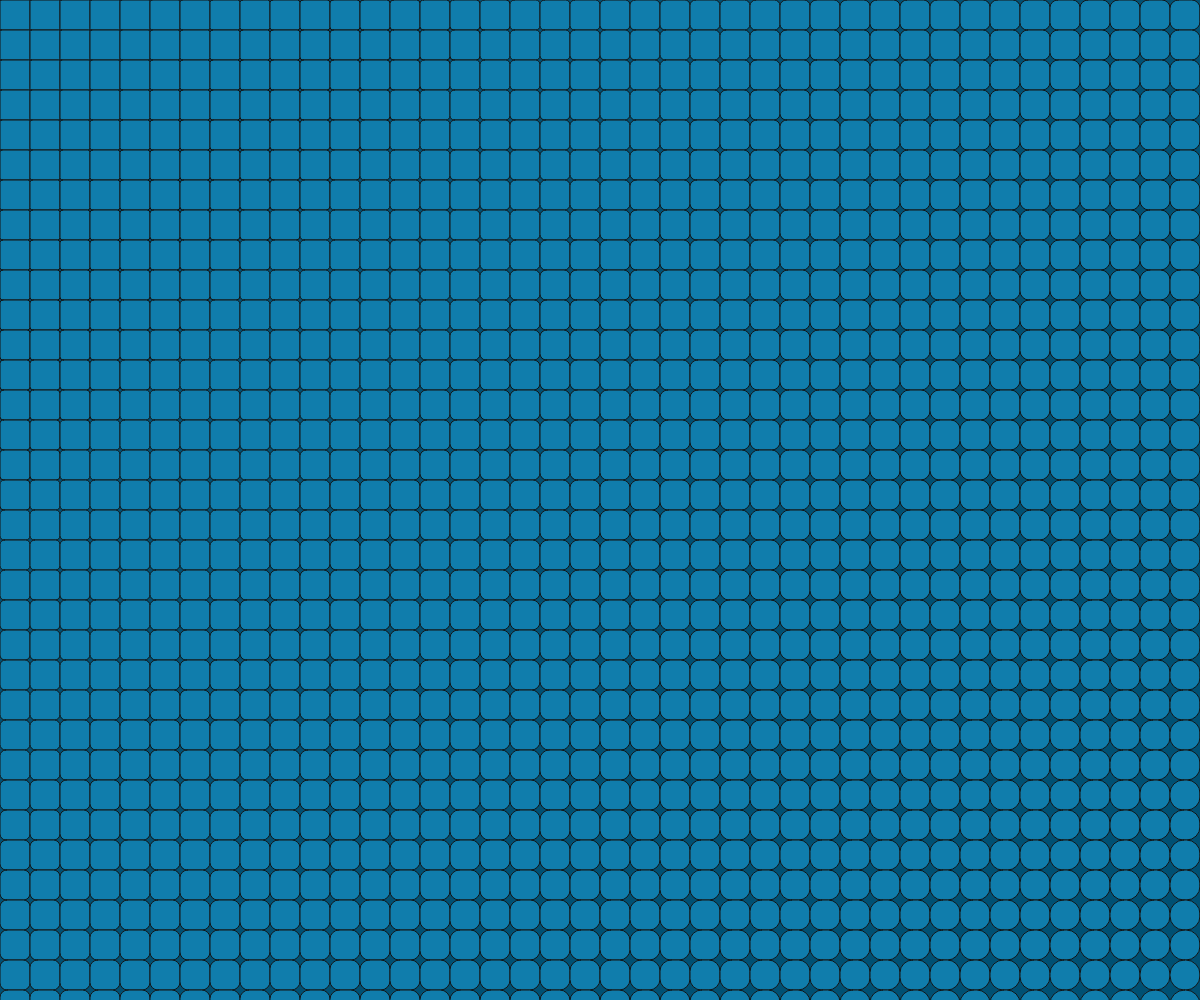
Frame 1 (no input)
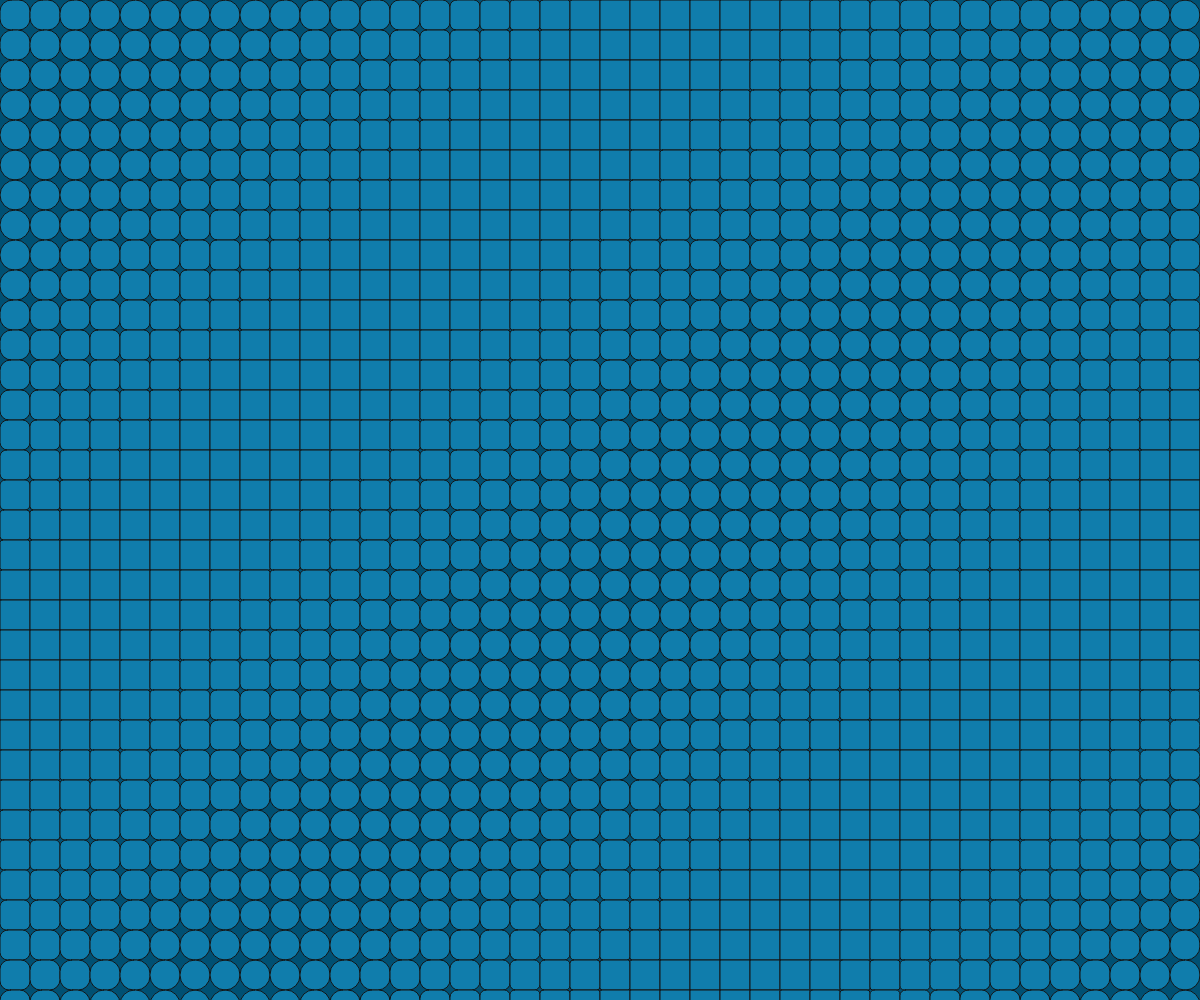
Frame 60 (no input)
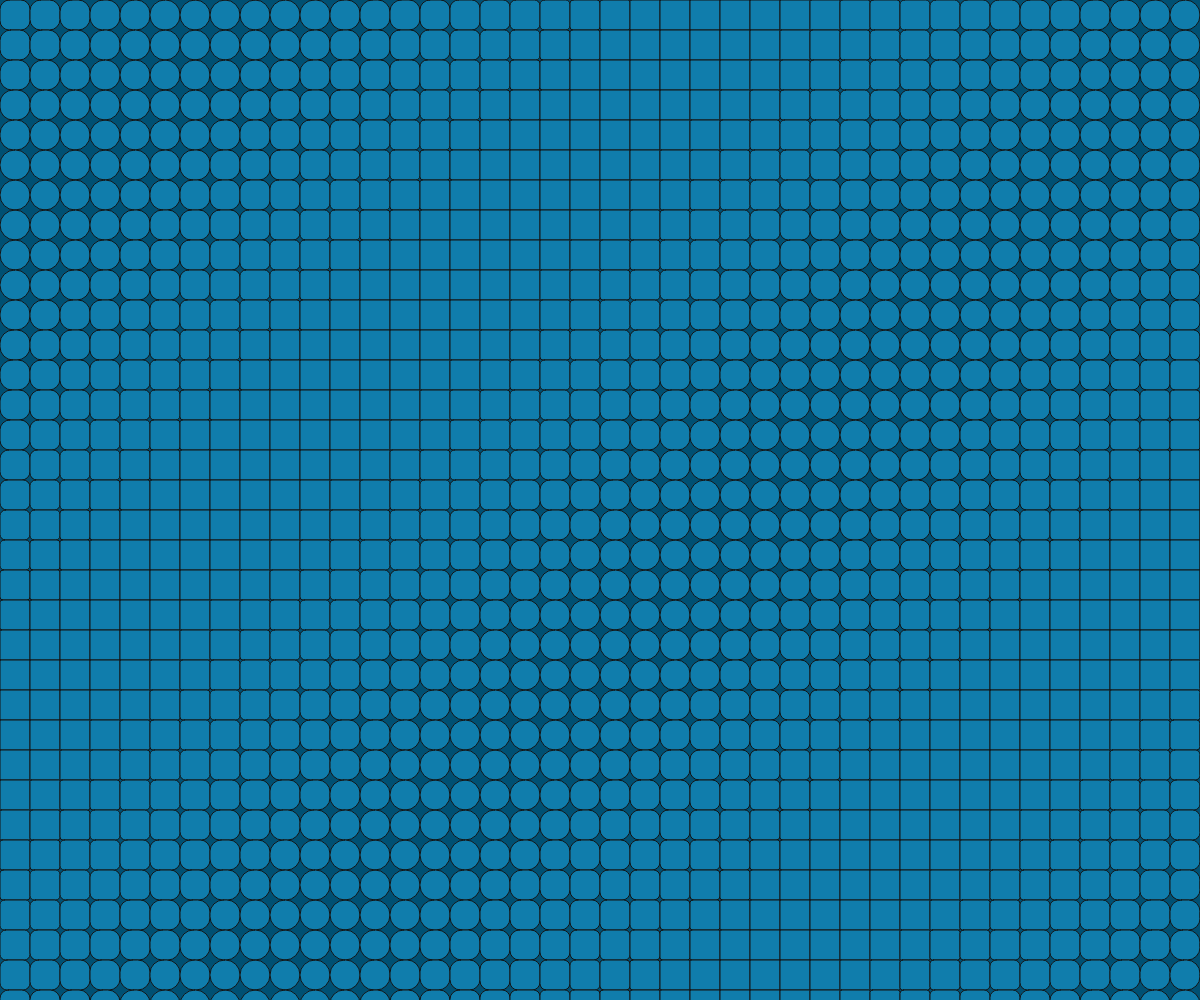
Frame 120 (the mouse pressed at the canvas centre since frame 60)

The p5.js sketch that drew these frames (run headless with seeded random() and noise() and a simulated clock; from frame 60 on, the mouse is pressed at the canvas centre):

// p5.js sketch
// ── sketch.js
let grid;
let rez = 30;
let radius_limit = rez / 2;

function t_array(cols, rows) {
	let array = new Array(cols);
	for (let i = 0; i < cols; i++) {
		array[i] = new Array(rows);
	}

	return array;
}

function setup() {
	createCanvas(windowWidth, windowHeight);
	let cols = round(width / rez) + 1;
	let rows = round(height / rez) + 1;
	grid = t_array(cols, rows);
	for (let i = 0; i < grid.length; i++) {
		for (let j = 0; j < grid[0].length; j++) {
			let position_dependant_radius = map(i * rez + j * rez, 0, cols * rez + rows * rez, 1, rez / 2);
			grid[i][j] = new Cell(i * rez, j * rez, rez, position_dependant_radius);
		}
	}
}

function draw() {
	// background(20);
	background(0, 80, 115);
	for (let i = 0; i < grid.length; i++) {
		for (let j = 0; j < grid[0].length; j++) {
			grid[i][j].draw();
			grid[i][j].breathe();
		}
	}
}

// ── cell.js
class Cell {
	constructor(x, y, rez, radius) {
		this.x = x;
		this.y = y;
		this.rez = rez;
		this.radius = radius;
		this.breathe_rate = 0.2;
		this.count = this.radius;
	}

	draw() {
		stroke(20);
		fill(16, 125, 172);
		rect(this.x, this.y, this.rez, this.rez, this.radius);
	}

	breathe() {
		let breathe_radius = map(sin(this.count), -1, 1, 0.1, this.rez / 2);
		this.radius = breathe_radius;
		this.count += 0.1;
	}
}
